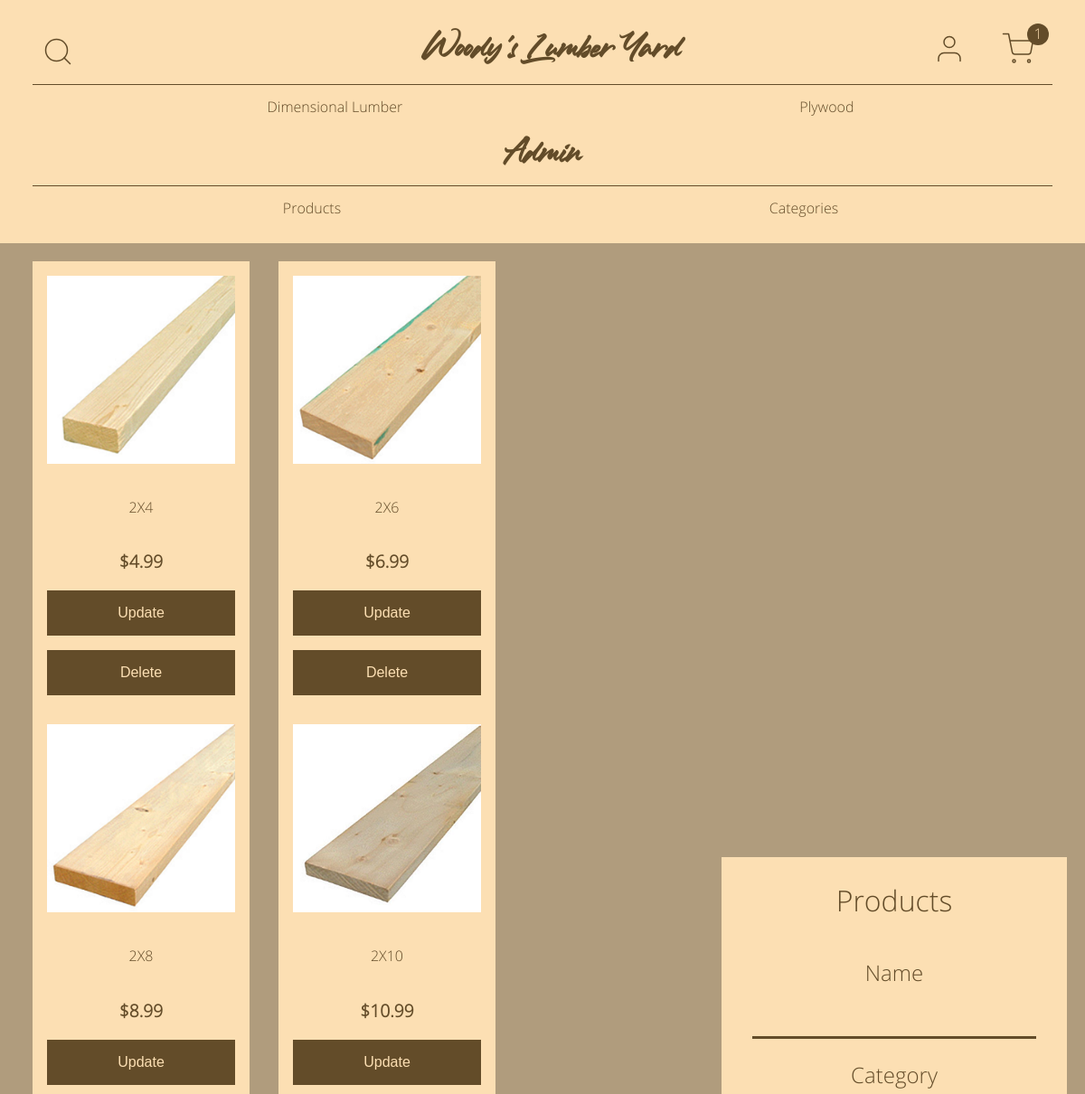
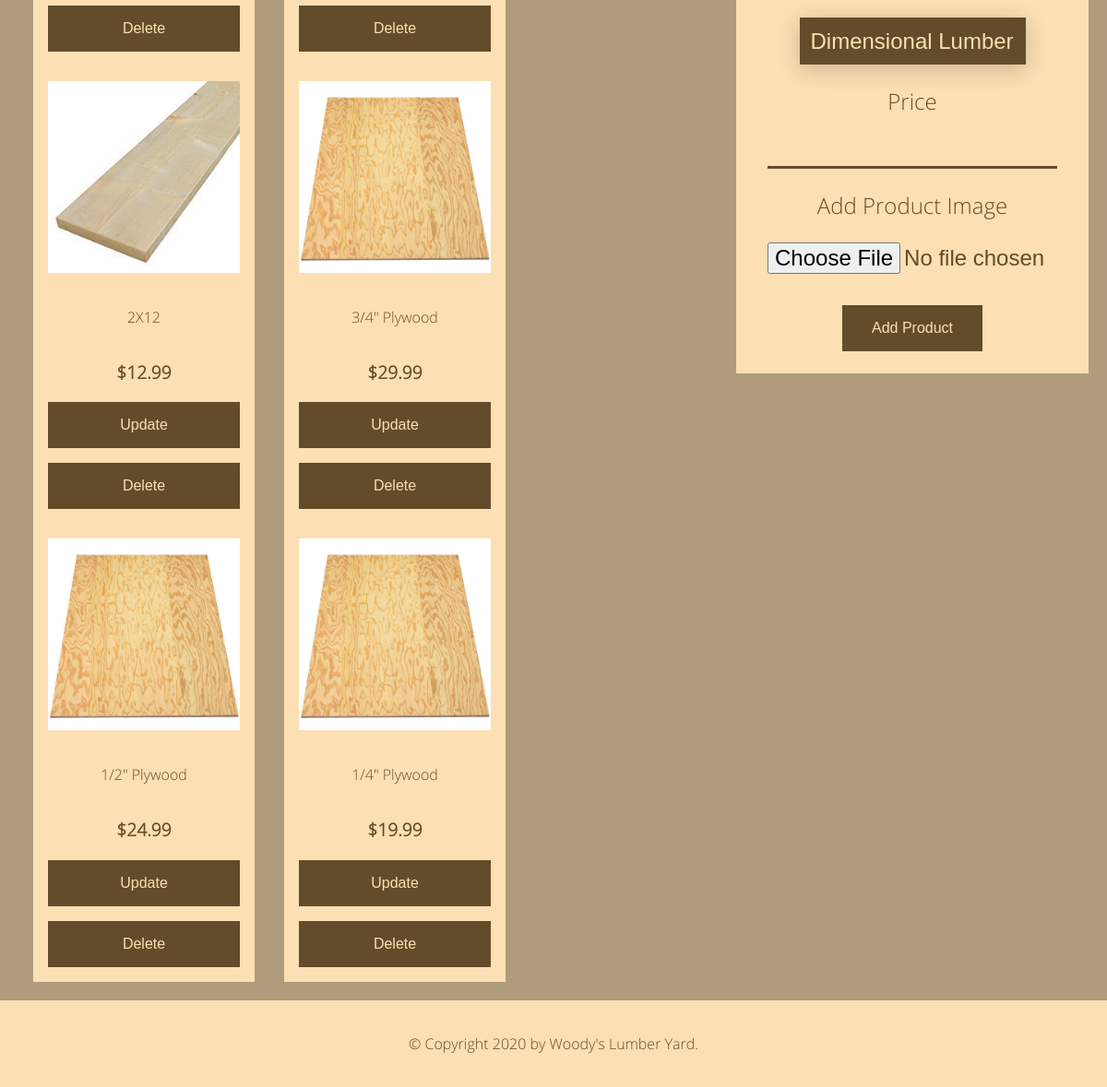
The app's page /admin/products (signed in) with its own data (2 pictures, top to bottom).
### online_store/models.py (models this page shows, shortened)
class Category(db.Model):
    id = db.Column(db.Integer, primary_key=True)
    name = db.Column(db.String(20), nullable=False)
    link = db.Column(db.String(20), nullable=True)
    products = db.relationship("Product", backref="category", lazy=True)
    date_created = db.Column(db.DateTime, default=datetime.utcnow)
    created_by_id = db.Column(db.Integer, db.ForeignKey("user.id"))
    def __str__(self):
        return self.name

class Product(db.Model):
    id = db.Column(db.Integer, primary_key=True)
    name = db.Column(db.String(100), nullable=False)
    category_id = db.Column(db.Integer, db.ForeignKey("category.id"))
    price = db.Column(db.Float, nullable=False)
    image = db.Column(db.String(40), nullable=False)
    date_created = db.Column(db.DateTime, default=datetime.utcnow)
    created_by_id = db.Column(db.Integer, db.ForeignKey("user.id"))

### online_store/admin/routes.py (the view, shortened to what this page needs)
@admin.route("/admin/products", methods=["GET", "POST"])
@login_required
@admin_required
def show_products():
    categories = Category.query.all()
    products = Product.query.order_by(Product.date_created).all()
    form = AddProductForm()
    context = {
        "title": "Products",
        "form": form,
        "categories": categories,
        "products": products,
    }
    return render_template("admin/products.html", **context)

### online_store/admin/forms.py
class AddProductForm(FlaskForm):
    name = StringField(
        "Name", validators=[DataRequired(), Length(min=2, max=100)]
    )
    category = QuerySelectField(
        "Category",
        query_factory=lambda: Category.query,
        allow_blank=False,
        validators=[DataRequired()],
    )
    price = DecimalField("Price", validators=[DataRequired()])
    image = FileField(
        "Add Product Image", validators=[FileAllowed(["jpg", "png"])]
    )
    submit = SubmitField("Add Product")

### online_store/admin/utils.py (called while the page is built)
def admin_required(func):
    @wraps(func)
    def wrapper(*args, **kwargs):
        if current_user.is_admin:
            return func(*args, **kwargs)
        else:
            return login_manager.unauthorized()
    return wrapper

### online_store/models.py (called while the page is built)
@login_manager.user_loader
def load_user(user_id):
    return User.query.get(int(user_id))

### online_store/templates/admin/products.html (shortened to what this page needs)
{% extends "admin/base.html" %}
{% block head %}
{{ super() }}
{% endblock %}
{% block content %}
<div class="products">
  <div class="product-grid">
    {% for product in products %}
    <div class="product-item">
      <p>
        <a href="/products/{{ product.id }}">
          <img src="{{ url_for('static', filename='product-images/' + product.image) }}" alt="{{ product.name }}">
        </a>
      </p>
      <p>
        <a href="/products/{{ product.id }}">{{ product.name }}</a>
      </p>
      <p class="price">${{ product.price }}</p>
      <form class="product-form" action="{{ url_for('admin.update_product', product_id=product.id) }}" method="POST">
        <input type="submit" value="Update">
      </form>
      <button type="button" onclick="deleteProduct({{ product.id }})">Delete</button>
    </div>
    {% endfor %}
  </div>
  <form class="full-form" method="POST" enctype="multipart/form-data">
    <fieldset>
      <legend>{{ title }}</legend>
      {{ form.name.label }}
      {% if form.name.errors %}
        {{ form.name(class="is-invalid") }}
        <div class="invalid-feedback">
          {% for error in form.name.errors %}
            {{ error }}
          {% endfor %}
        </div>
      {% else %}
        {{ form.name }}
      {% endif %}
      {{ form.category.label }}
      {% if form.category.errors %}
        {{ form.category(class="is-invalid") }}
        <div class="invalid-feedback">
          {% for error in form.category.errors %}
            {{ error }}
          {% endfor %}
        </div>
      {% else %}
        {{ form.category }}
      {% endif %}
      {{ form.price.label }}
      {% if form.price.errors %}
        {{ form.price(class="is-invalid") }}
        <div class="invalid-feedback">
          {% for error in form.price.errors %}
            {{ error }}
          {% endfor %}
        </div>
      {% else %}
        {{ form.price }}
      {% endif %}
      {{ form.image.label(class_="filelabel") }}
      {{ form.image(class_="inputfile") }}
    </fieldset>
    <div>
      {{ form.submit }}
    </div>
  </form>
</div>
{% endblock %}

### online_store/templates/base.html (shortened to what this page needs)
<!DOCTYPE html>
<html lang="en">
<head>
  {% block head %}
  <link rel="stylesheet" type="text/css" href="{{ url_for('static', filename='css/main.css') }}">
  {% endblock %}
</head>
<body>
  <header>
    <div class="top-row">
      <div class="search">
        <img class="search-btn" src="/static/assets/search.svg" alt="Search Button">
      </div>
      {% if current_user.is_superadmin or current_user.is_admin %}
      <h1><a href="{{ url_for('admin.home') }}">Woody's Lumber Yard</a></h1>
      {% else %}
      <h1><a href="{{ url_for('main.home') }}">Woody's Lumber Yard</a></h1>
      {% endif %}
      <div class="user-icons">
        <a href="{{ url_for('users.account') }}">
          <img src="{{ url_for('static', filename='assets/user.svg') }}" alt="My Account">
        </a>
        <a href="{{ url_for('main.cart') }}">
          <img class="cart" src="{{ url_for('static', filename='assets/shopping-cart.svg') }}" alt="Shopping Cart">
          <div class="circle">1</div>
        </a>
      </div>
    </div>
    {% if categories %}
    <nav>
      <ul>
        {% for category in categories %}
        <li><a href="/category/{{ category.link }}">{{ category.name }}</a></li>
        {% endfor %}
      </ul>
    </nav>
    {% endif %}
    {% block nav %}{% endblock %}
  </header>
  <main>
    {% block content %}{% endblock %}
  </main>
  <footer>
    <p>&copy; Copyright 2020 by <a href="/">Woody's Lumber Yard</a>.</p>
  </footer>
</body>
</html>

### records on screen
Category: name "Dimensional Lumber"
Category: name "Plywood"
Product: image (picture), name "2X4", price "4.99"
Product: image (picture), name "2X6", price "6.99"
Product: image (picture), name "2X8", price "8.99"
Product: image (picture), name "2X10", price "10.99"
Product: image (picture), name "2X12", price "12.99"
Product: image (picture), name "3/4\" Plywood", price "29.99"
Product: image (picture), name "1/2\" Plywood", price "24.99"
Product: image (picture), name "1/4\" Plywood", price "19.99"

### other values on screen
{{ title }} "Products"
